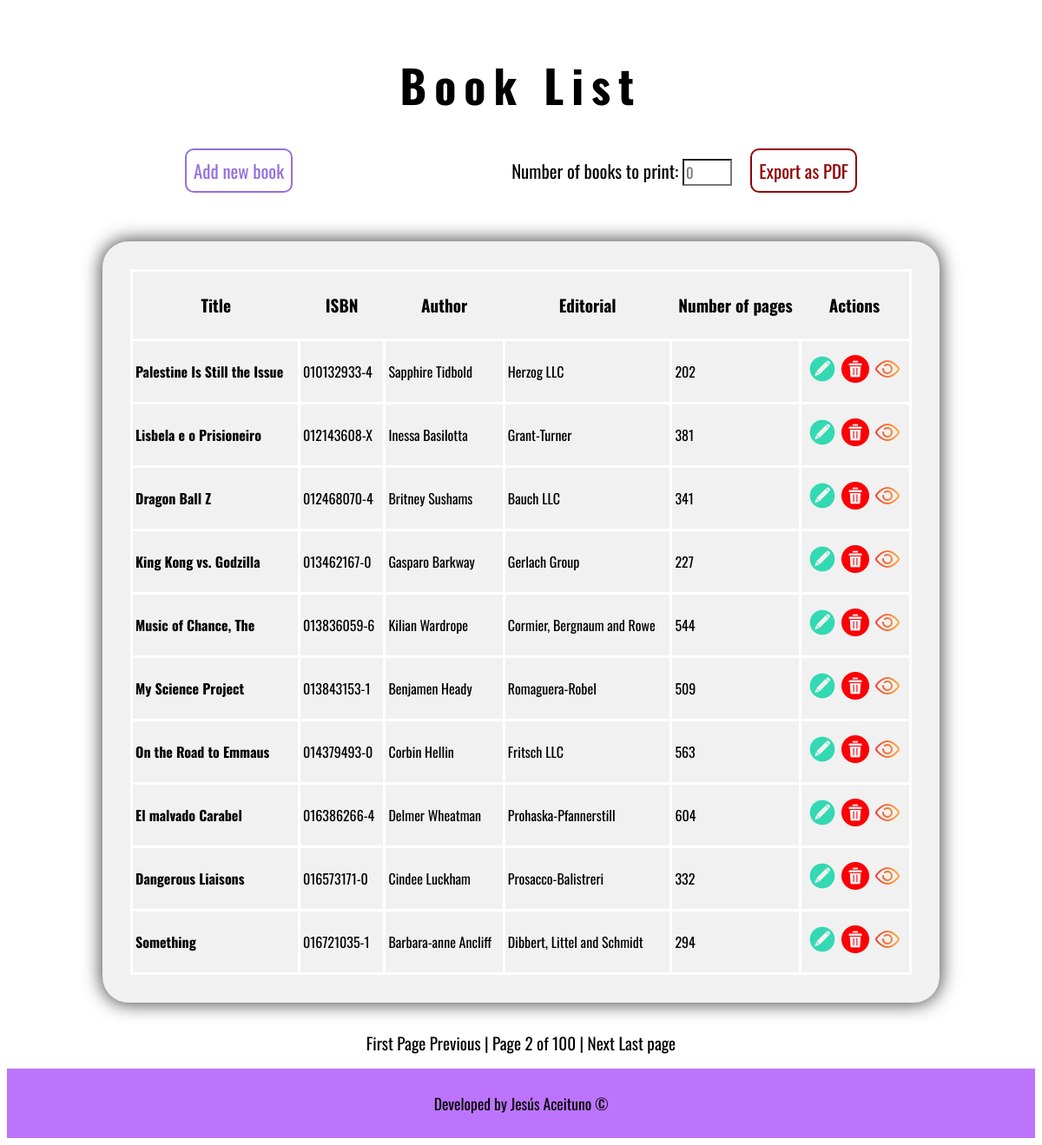
Screenshot of /?page=2 with the database file from the repository.
### tables this page shows
create table books_data (
    id INT AUTO_INCREMENT PRIMARY KEY,
    isbn VARCHAR(50),
	title VARCHAR(50),
	author VARCHAR(50),
	editorial VARCHAR(50),
	pages INT
);

### index.php (called while the page is built)
<?php
require_once 'controller/BooksController.php';
$controller = new BooksController();
$controller->handleRequest();

### model/Database.php (called while the page is built, shortened)
<?php
class Database
{
    private static $dbName = 'books_database';
    private static $dbHost = 'localhost';
    private static $dbUsername = 'root';
    private static $dbUserPassword = '';
    private static $conn = null;
    public static function connect()
    {
        if (null == self::$conn) {
            try {
                self::$conn = new PDO("mysql:host=" . self::$dbHost . ";" . "dbname=" . self::$dbName, self::$dbUsername, self::$dbUserPassword);
            } catch (PDOException $e) {
                die($e->getMessage());
            }
        }
        return self::$conn;
    }
    public static function disconnect()
    {
        self::$conn = null;
    }
}
?>

### model/BooksGateway.php (called while the page is built, shortened)
<?php
require_once 'Database.php';
class BooksGateway extends Database
{
    public function selectAll($order, $limit, $offset)
    {
        if (!isset($order)) {
            $order = 'isbn';
        }
        $pdo = Database::connect();
        $sql = $pdo->prepare("SELECT * FROM books_data ORDER BY $order ASC LIMIT $limit OFFSET $offset");
        $sql->execute();
        $books = array();
        while ($obj = $sql->fetch(PDO::FETCH_OBJ)) {
            $books[] = $obj;
        }
        return $books;
    }
    public function getTotalBooksCount()
    {
        $pdo = Database::connect();
        $sql = $pdo->prepare("SELECT COUNT(*) FROM books_data");
        $sql->execute();
        $count = $sql->fetchColumn();
        return $count;
    }
}
?>

### model/BooksService.php (called while the page is built, shortened)
<?php
require_once 'BooksGateway.php';
require_once 'Database.php';
class BooksService extends BooksGateway
{
    private $booksGateway = null;
    public function __construct()
    {
        $this->booksGateway = new BooksGateway();
    }
    public function getAllBooks($order, $limit, $offset)
    {
        try {
            $res = $this->booksGateway->selectAll($order, $limit, $offset);
            return $res;
        } catch (Exception $e) {
            self::disconnect();
            throw $e;
        }
    }
}
?>

### view/books.php (the view, shortened to what this page needs)
<!DOCTYPE HTML>
<html>
<head>
    <link rel="stylesheet" href="/view/style.css">
</head>
<body>
<h1>Book List</h1>
<div class="buttons">
    <a href="index.php?op=new" id="add">Add new book</a><br>
    <form action="booksPDF.php" method="get" id="pdfform">
        <label for="numRegistros">Number of books to print:</label>
        <input type="number" id="numRegistros" name="limit" placeholder="0" min="1" max="100">
        <button type="submit">Export as PDF</button>
    </form>
</div>
<br>
<div class="container">
    <table class="books_table">
        <thead>
        <tr>
            <th><a href="?orderby=title">Title</a></th>
            <th><a href="?orderby=isbn">ISBN</a></th>
            <th><a href="?orderby=author">Author</a></th>
            <th><a href="?orderby=editorial">Editorial</a></th>
            <th><a href="?orderby=pages">Number of pages</a></th>
            <th colspan="2">Actions</th>
        </tr>
        </thead>
        <tbody>
        <?php foreach ($books as $book) : ?>
            <tr>
                <td>
                    <strong><?php echo htmlentities($book->title); ?></strong>
                </td>
                <td><?php echo htmlentities($book->isbn); ?></td>
                <td><?php echo htmlentities($book->author); ?></td>
                <td><?php echo htmlentities($book->editorial); ?></td>
                <td><?php echo htmlentities($book->pages); ?></td>
                <td class="actions"><a href="index.php?op=edit&id=<?php echo $book->id; ?>"><img
                                src="/view/img/edit.png"></a>
                    <a href="index.php?op=delete&id=<?php echo $book->id; ?>"><img
                                src="/view/img/delete.png"></a>
                    <a href="index.php?op=show&id=<?php echo $book->id; ?>"><img src="/view/img/show.png" </a></td>
            </tr>
        <?php endforeach; ?>
        </tbody>
    </table>
</div>
<?php
$prevPage = max(1, $currentPage - 1);
$nextPage = min($totalPages, $currentPage + 1);
?>
<div class="pages">
    <?php if ($currentPage > 1): ?>
        <a href="?page=1">First Page</a>
    <?php endif; ?>
    <?php if ($currentPage > 1): ?>
        <a href="?page=<?php echo $prevPage; ?>">Previous</a>
    <?php endif; ?>
    <span> | Page <?php echo $currentPage; ?> of <?php echo $totalPages; ?> | </span>
    <?php if ($currentPage < $totalPages): ?>
        <a href="?page=<?php echo $nextPage; ?>">Next</i></a>
    <?php endif; ?>
    <?php if ($currentPage < $totalPages): ?>
        <a href="?page=<?php echo $totalPages; ?>">Last page</a>
    <?php endif; ?>
</div>
    <footer>
        Developed by Jesús Aceituno ©
    </footer>
</body>
</html>

### view/style.css (style rules this page uses)
* { font-family: 'Oswald', sans-serif; background-color: white; color: black; }
h1 { text-align: center; padding-top: 1.5rem; font-size: 52px; color: black; letter-spacing: 9px; }
.buttons { width: 75vw; margin: auto; display: flex; justify-content: space-around; align-items: center; min-width: 40rem; }
strong { background: none; }
#add { font-size: 1.3em; color: mediumpurple; border: 2px solid mediumpurple; padding: 8px; border-radius: 10px; }
#pdfform { font-size: 1.3em; }
#pdfform input { font-size: 0.8em; margin-right: 1em; }
#pdfform button { font-size: 1em; padding: 8px; cursor: pointer; color: #900000; border: 2px solid #900000; border-radius: 10px; }
.container { width: 75vw; margin: auto; border-radius: 30px; padding: 2em; background-color: #f1f1f1; box-shadow: 0px 0px 21px 1px rgba(0, 0, 0, 0.76); margin-top: 2rem; }
.actions { text-align: center; }
img { width: 32px; background: none; margin: 1px; }
table { border-collapse: collapse; }
table.books_table { width: 75vw; }
table.books_table thead { text-align: left; border: 3px solid white; height: 5em; }
table a { background-color: #f1f1f1; }
table.books_table thead th { padding: 3px; background-color: #f1f1f1; text-align: center; font-size: 1.2em; width: auto; }
table.books_table tbody td { width: auto; height: 4rem; padding: 3px; border: 3px solid white; background-color: #f1f1f1; }
a, a:hover, a:active, a:visited { color: black; text-decoration: none; }
.pages { margin: auto; margin-top: 2rem; width: 75vw; text-align: center; font-size: 1.2rem; }
footer { margin-top: 15px; display: flex; height: 5rem; background-color: #bd74fd; justify-content: center; align-items: center; width: 100%; font-size: 1.1rem; bottom: 0; }

### rows the page displays
books_data: title "Palestine Is Still the Issue", isbn "010132933-4", author "Sapphire Tidbold", editorial "Herzog LLC", pages "202"
books_data: title "Lisbela e o Prisioneiro", isbn "012143608-X", author "Inessa Basilotta", editorial "Grant-Turner", pages "381"
books_data: title "Dragon Ball Z", isbn "012468070-4", author "Britney Sushams", editorial "Bauch LLC", pages "341"
books_data: title "King Kong vs. Godzilla", isbn "013462167-0", author "Gasparo Barkway", editorial "Gerlach Group", pages "227"
books_data: title "Music of Chance, The", isbn "013836059-6", author "Kilian Wardrope", editorial "Cormier, Bergnaum and Rowe", pages "544"
books_data: title "My Science Project", isbn "013843153-1", author "Benjamen Heady", editorial "Romaguera-Robel", pages "509"
books_data: title "On the Road to Emmaus", isbn "014379493-0", author "Corbin Hellin", editorial "Fritsch LLC", pages "563"
books_data: title "El malvado Carabel", isbn "016386266-4", author "Delmer Wheatman", editorial "Prohaska-Pfannerstill", pages "604"
books_data: title "Dangerous Liaisons", isbn "016573171-0", author "Cindee Luckham", editorial "Prosacco-Balistreri", pages "332"
books_data: title "Something", isbn "016721035-1", author "Barbara-anne Ancliff", editorial "Dibbert, Littel and Schmidt", pages "294"

### other values shown
$currentPage "2"
$totalPages "100"
